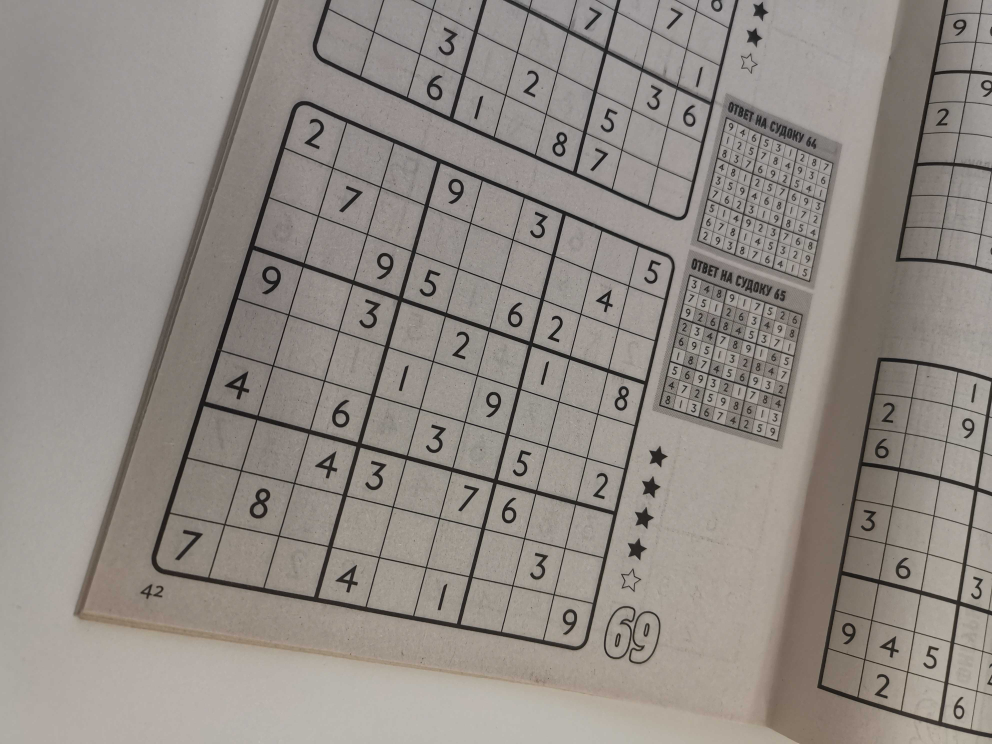
#> input picture Masters_Skoltech_Russia_2019-2021/Data Science/2021_Solving Sudoku_IntroToCV/train_3.jpg, 3968 x 2976 px (shown at 1/4 size)
$ jupyter execute Untitled.ipynb
#> lines starting #> are read from the running program, lines starting #| are printed output that depends on the picture; after the words box and inside, x2 and y2 are one past the last pixel; in counts of white or black regions, pixels touching at a corner belong together
#> further down, img is the input picture: shape (2976, 3968, 3); mean B, G, R 132.6, 138.3, 144.7
[cell 1]
import joblib

import numpy as np
from numpy import logical_and as land
from numpy import logical_not as lnot
from skimage.feature import canny
from skimage.transform import rescale, ProjectiveTransform, warp
from skimage.morphology import dilation, disk
import cv2 as cv

import matplotlib.pyplot as plt
from skimage import io
from skimage.io import imread


SCALE = 0.33


def predict_image(image):
    img = cv.cvtColor(image, cv.COLOR_BGR2GRAY)
#> img: shape (2976, 3968)
    edges = canny(img,sigma=0.3,low_threshold=0.3*np.mean(img), high_threshold=1*np.mean(img))
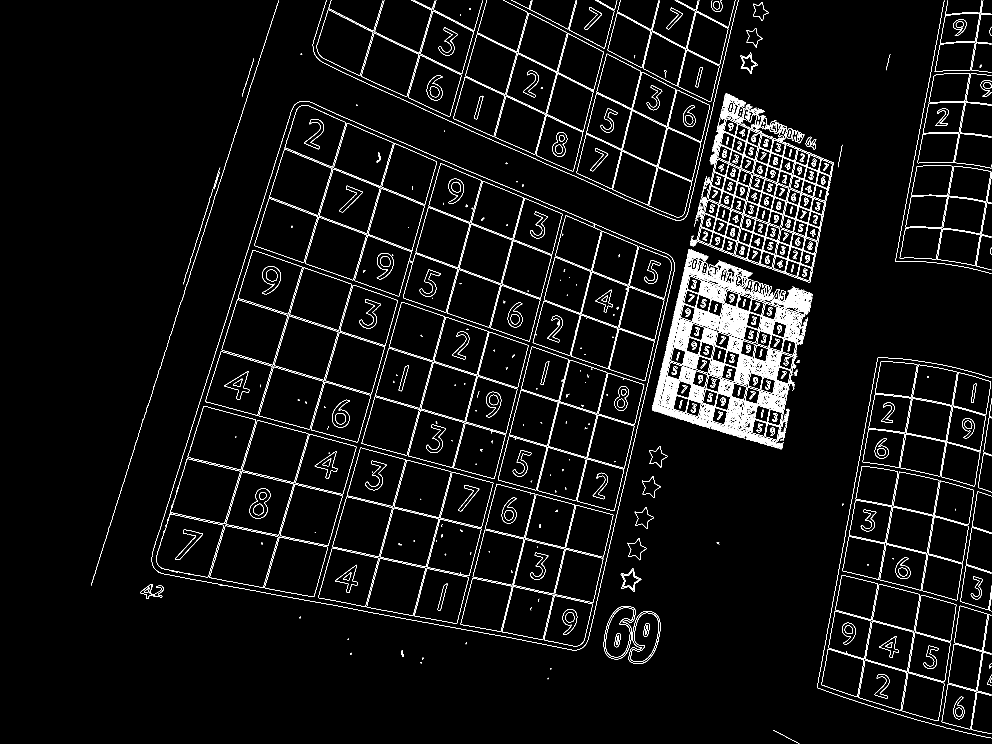
#> edges: shape (2976, 3968) bool (shown at 1/4 size); 2.5% white in thin lines or dots
    sal = disk(1)
    edges = dilation(edges, sal)
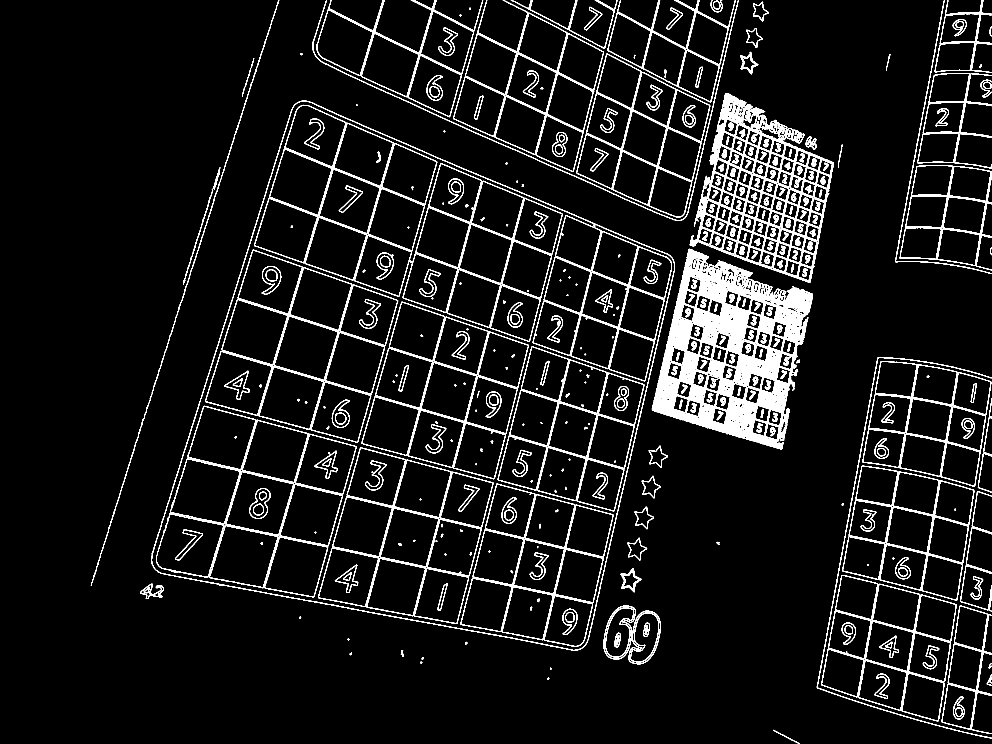
#> edges: shape (2976, 3968) bool (shown at 1/4 size); 6.5% white; 420 white regions

    edges = (edges).astype(np.uint8)
    ext_contours = cv.findContours(edges.copy(), cv.RETR_EXTERNAL, cv.CHAIN_APPROX_SIMPLE)[0]
#> ext_contours = 73 contours; largest, box (x1, y1, x2, y2) and area: (605, 403, 2700, 2603) 3079064, (2607, 995, 3252, 1798) 330168, (2759, 372, 3335, 1131) 266648, (1813, 0, 2416, 688) 234580, (3285, 2300, 3826, 2885) 222896

    for n, contour in enumerate(ext_contours):
        contour = np.array(contour).squeeze() # we need to remove one dim, se below
#> this loop made 73 passes
    #if contour.ndim > 1:
     #   ax.plot(contour[:, 0], contour[:, 1], linewidth=2)

    contour = max(ext_contours, key= lambda x : cv.contourArea(x))
#> contour = contour of 3711 points, box (x1, y1, x2, y2) (605, 403, 2700, 2603), area 3079064

    # we need to remove one unnecessary dimension
    contour = contour.squeeze()
#> contour = 3711 pairs, first value 605 to 2699, second value 403 to 2602
    image = np.zeros(img.shape)
    fill = cv.fillPoly(image, [contour], (255, 255, 255))
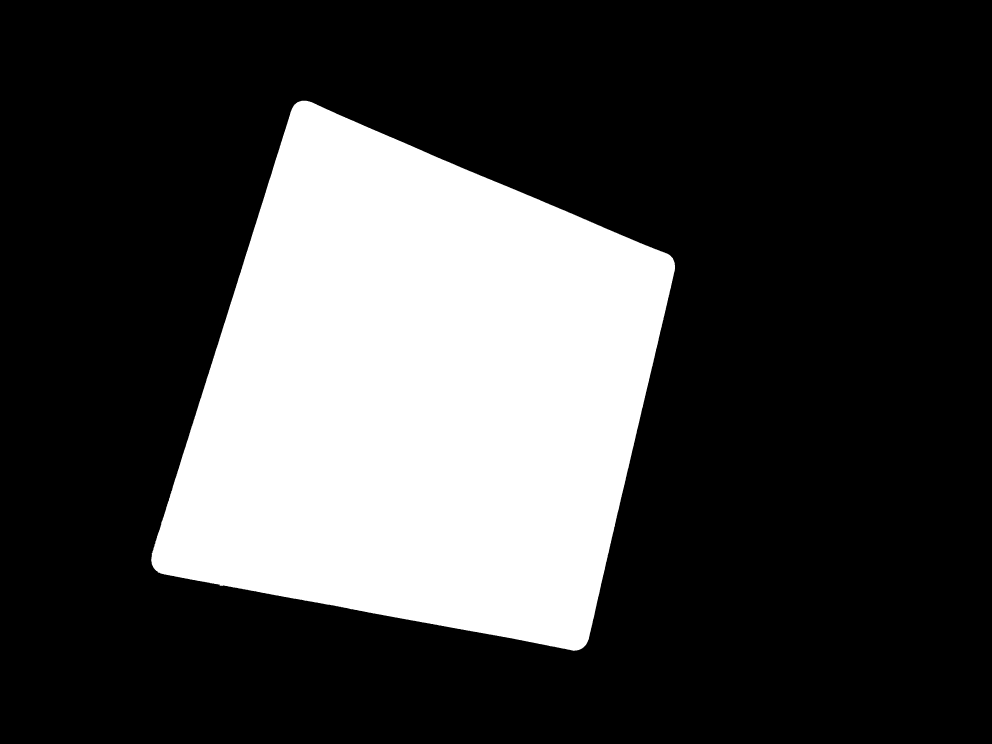
#> fill: shape (2976, 3968) float64 (shown at 1/4 size); 26.1% white; 1 white region, box (x1, y1, x2, y2) and area: (605, 403, 2700, 2603) 3082391

    plt.figure(dpi=150)
    plt.subplot(1,2,1)
    # plt.axis('off')
    plt.imshow(img, cmap=plt.cm.gray)
    plt.subplot(1,2,2)
    # plt.axis('off')
    plt.imshow(fill, cmap=plt.cm.gray)

    sudoku_digits = [
        np.int16([[-1, -1, -1, -1, -1, -1, -1, -1, -1],
                  [-1, -1, -1,  8,  9,  4, -1, -1, -1],
                  [-1, -1, -1,  6, -1,  1, -1, -1, -1],
                  [-1,  6,  5,  1, -1,  9,  7,  8, -1],
                  [-1,  1, -1, -1, -1, -1, -1,  3, -1],
                  [-1,  3,  9,  4, -1,  5,  6,  1, -1],
                  [-1, -1, -1,  8, -1,  2, -1, -1, -1],
                  [-1, -1, -1,  9,  1,  3, -1, -1, -1],
                  [-1, -1, -1, -1, -1, -1, -1, -1, -1]]),]
    mask = np.bool_(np.ones_like(image))

    # loading train image:
    train_img_4 = cv.imread('/autograder/source/train/train_4.jpg', 0)
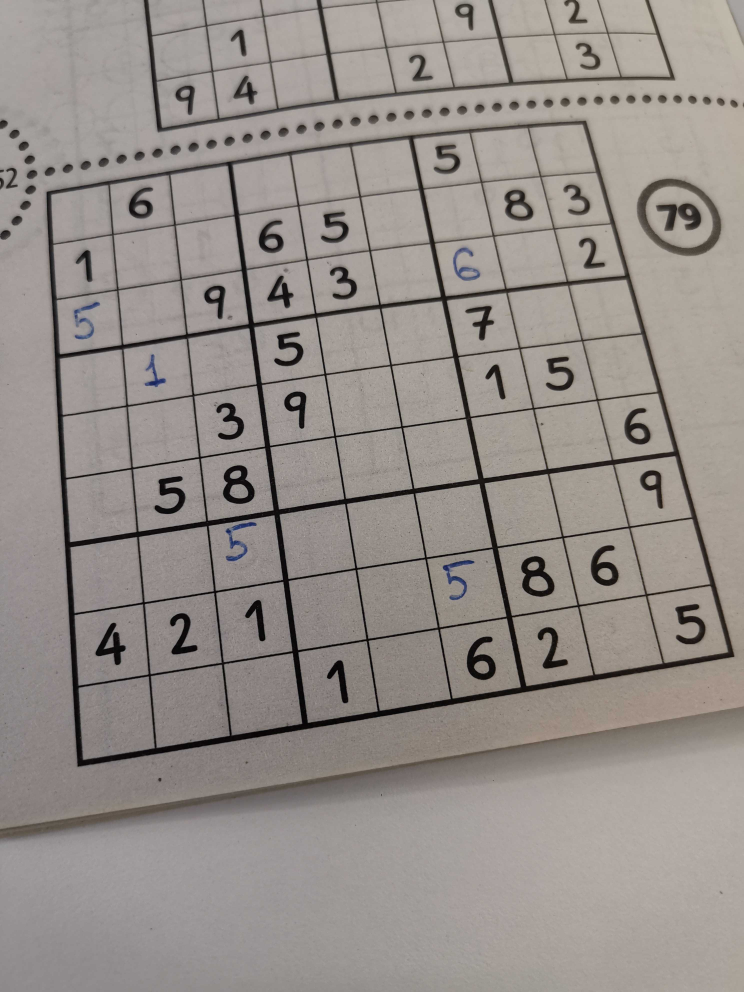
#> input picture Masters_Skoltech_Russia_2019-2021/Data Science/2021_Solving Sudoku_IntroToCV/train_4.jpg, 2976 x 3968 px, found by its file name (shown at 1/4 size)
#> train_img_4: shape (3968, 2976); min 0, max 190, mean 143.8

    # loading model:  (you can use any other pickle-like format)
    #rf = joblib.load('/autograder/submission/random_forest.joblib')

    return mask, sudoku_digits

[cell 2]
img = cv.imread("train_3.jpg")
predict_image(img)
